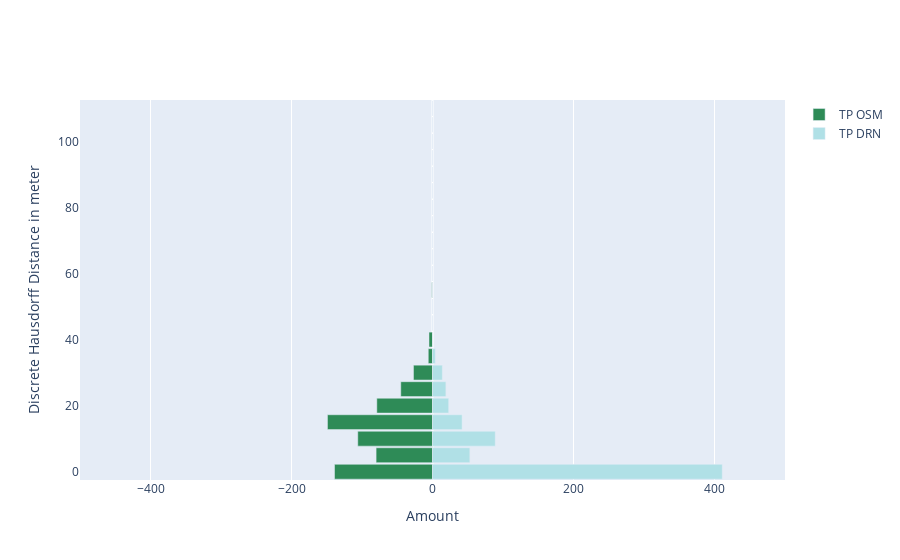
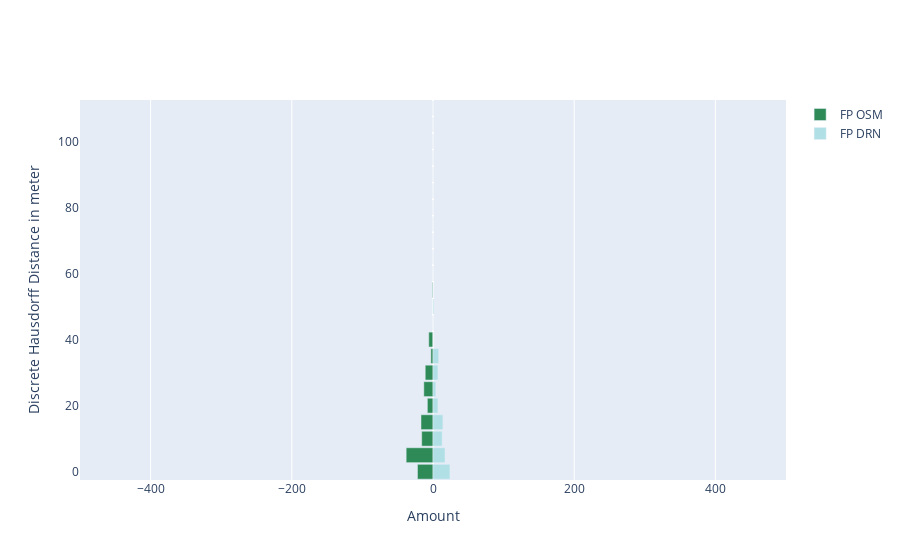
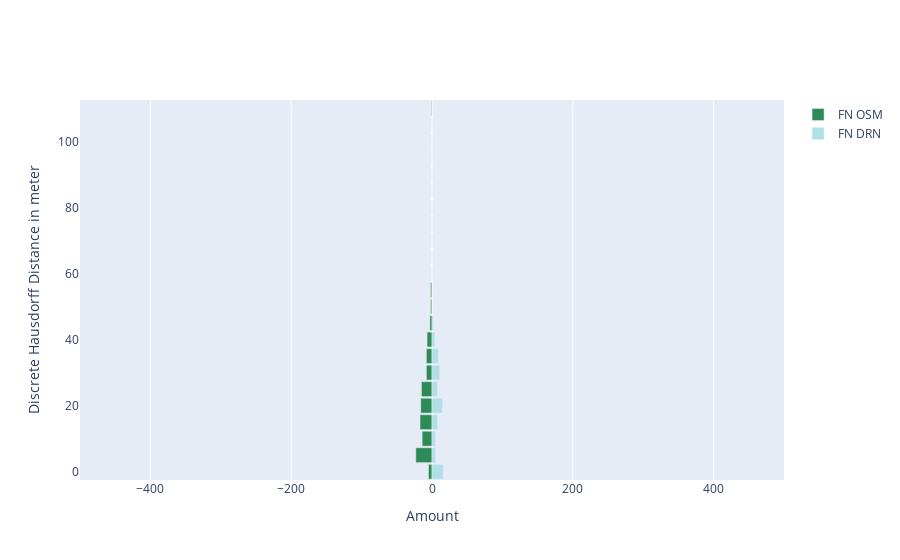

Here is the notebook cell these charts were saved with, in order:
### Code cell
from plotly.offline import init_notebook_mode, iplot
import plotly.graph_objs as go
import numpy as np

init_notebook_mode(connected=True)

steps = 5

def get_bins(distances, max_value):
    bins = []
    i = 0
    while i < max_value:
        i += steps
        bins.append(sum(1 for distance in distances if distance < i and distance >= (i - 5)))
    return bins
    
# Import DRN json file
f_drn = open('stats_drn.json')
stats_drn = json.load(f_drn)
tp_drn_stats = get_stats(stats_drn["tp_drn_distances"])
fp_drn_stats = get_stats(stats_drn["fp_drn_distances"])
fn_drn_stats = get_stats(stats_drn["fn_drn_distances"])

# Import OSM json file
f_osm = open('stats_osm.json')
stats_osm = json.load(f_osm)

max_value = max([
    max(stats_drn["tp_drn_distances"]),
    max(stats_drn["fp_drn_distances"]),
    max(stats_drn["fn_drn_distances"]),
    max(stats_osm["tp_osm_distances"]),
    max(stats_osm["fp_osm_distances"]),
    max(stats_osm["fn_osm_distances"])])

import math
max_value = math.ceil(max_value)

tp_drn_bins = get_bins(stats_drn["tp_drn_distances"], max_value)
fp_drn_bins = get_bins(stats_drn["fp_drn_distances"], max_value)
fn_drn_bins = get_bins(stats_drn["fn_drn_distances"], max_value)

tp_osm_bins = get_bins(stats_osm["tp_osm_distances"], max_value)
fp_osm_bins = get_bins(stats_osm["fp_osm_distances"], max_value)
fn_osm_bins = get_bins(stats_osm["fn_osm_distances"], max_value)

tp_osm_bins = [ -x for x in tp_osm_bins]
fp_osm_bins = [ -x for x in fp_osm_bins]
fn_osm_bins = [ -x for x in fn_osm_bins]

y = list(range(0, max_value, steps))

layout = go.Layout(yaxis=go.layout.YAxis(title='Discrete Hausdorff Distance in meter'),
                   xaxis=go.layout.XAxis(
                       range=[-500, 500],
                       title='Amount'),
                   barmode='overlay',
                   bargap=0.1)

data_tp = [
        go.Bar(y=y,
               x=tp_osm_bins,
               orientation='h',
               name='TP OSM',
               hoverinfo='text',
               marker=dict(color='seagreen')
               ),
        go.Bar(y=y,
               x=tp_drn_bins,
               orientation='h',
               name='TP DRN',
               hoverinfo='x',
               marker=dict(color='powderblue')
               )]

data_fp = [
        go.Bar(y=y,
               x=fp_osm_bins,
               orientation='h',
               name='FP OSM',
               hoverinfo='text',
               marker=dict(color='seagreen')
               ),
        go.Bar(y=y,
               x=fp_drn_bins,
               orientation='h',
               name='FP DRN',
               hoverinfo='x',
               marker=dict(color='powderblue')
               )]

data_fn = [
        go.Bar(y=y,
               x=fn_osm_bins,
               orientation='h',
               name='FN OSM',
               hoverinfo='text',
               marker=dict(color='seagreen')
               ),
        go.Bar(y=y,
               x=fn_drn_bins,
               orientation='h',
               name='FN DRN',
               hoverinfo='x',
               marker=dict(color='powderblue')
               )]

iplot(dict(data=data_tp, layout=layout))
iplot(dict(data=data_fp, layout=layout))
iplot(dict(data=data_fn, layout=layout))

### Figure 1 — Plotly figure (JSON) as saved in the notebook; plotly's stock layout.template omitted (floating-point values rounded to 4 significant figures)
{"data": [{"hoverinfo": "text", "marker": {"color": "seagreen"}, "name": "TP OSM", "orientation": "h", "type": "bar", "x": [-139, -80, -106, -149, -79, -45, -27, -6, -5, 0, 0, -1, 0, 0, 0, 0, 0, 0, 0, 0, 0, 0, 0], "y": [0, 5, 10, 15, 20, 25, 30, 35, 40, 45, 50, 55, 60, 65, 70, 75, 80, 85, 90, 95, 100, 105, 110]}, {"hoverinfo": "x", "marker": {"color": "powderblue"}, "name": "TP DRN", "orientation": "h", "type": "bar", "x": [411, 53, 89, 42, 23, 19, 14, 4, 0, 0, 0, 0, 0, 0, 0, 0, 0, 0, 0, 0, 0, 0, 0], "y": [0, 5, 10, 15, 20, 25, 30, 35, 40, 45, 50, 55, 60, 65, 70, 75, 80, 85, 90, 95, 100, 105, 110]}], "layout": {"bargap": 0.1, "barmode": "overlay", "xaxis": {"range": [-500, 500], "title": {"text": "Amount"}}, "yaxis": {"title": {"text": "Discrete Hausdorff Distance in meter"}}}}

### Figure 2 — Plotly figure (JSON) as saved in the notebook; plotly's stock layout.template omitted (floating-point values rounded to 4 significant figures)
{"data": [{"hoverinfo": "text", "marker": {"color": "seagreen"}, "name": "FP OSM", "orientation": "h", "type": "bar", "x": [-22, -38, -16, -17, -8, -13, -11, -3, -6, 0, 0, -1, 0, 0, 0, 0, 0, 0, 0, 0, 0, 0, 0], "y": [0, 5, 10, 15, 20, 25, 30, 35, 40, 45, 50, 55, 60, 65, 70, 75, 80, 85, 90, 95, 100, 105, 110]}, {"hoverinfo": "x", "marker": {"color": "powderblue"}, "name": "FP DRN", "orientation": "h", "type": "bar", "x": [24, 17, 13, 14, 7, 4, 7, 8, 0, 0, 1, 0, 0, 0, 0, 0, 0, 0, 0, 0, 0, 0, 0], "y": [0, 5, 10, 15, 20, 25, 30, 35, 40, 45, 50, 55, 60, 65, 70, 75, 80, 85, 90, 95, 100, 105, 110]}], "layout": {"bargap": 0.1, "barmode": "overlay", "xaxis": {"range": [-500, 500], "title": {"text": "Amount"}}, "yaxis": {"title": {"text": "Discrete Hausdorff Distance in meter"}}}}

### Figure 3 — Plotly figure (JSON) as saved in the notebook; plotly's stock layout.template omitted (floating-point values rounded to 4 significant figures)
{"data": [{"hoverinfo": "text", "marker": {"color": "seagreen"}, "name": "FN OSM", "orientation": "h", "type": "bar", "x": [-5, -23, -14, -17, -16, -15, -8, -8, -7, -3, -2, -2, 0, 0, 0, 0, 0, 0, 0, 0, 0, 0, -1], "y": [0, 5, 10, 15, 20, 25, 30, 35, 40, 45, 50, 55, 60, 65, 70, 75, 80, 85, 90, 95, 100, 105, 110]}, {"hoverinfo": "x", "marker": {"color": "powderblue"}, "name": "FN DRN", "orientation": "h", "type": "bar", "x": [16, 5, 5, 8, 15, 8, 11, 9, 4, 2, 0, 0, 0, 0, 0, 0, 0, 0, 0, 0, 0, 0, 0], "y": [0, 5, 10, 15, 20, 25, 30, 35, 40, 45, 50, 55, 60, 65, 70, 75, 80, 85, 90, 95, 100, 105, 110]}], "layout": {"bargap": 0.1, "barmode": "overlay", "xaxis": {"range": [-500, 500], "title": {"text": "Amount"}}, "yaxis": {"title": {"text": "Discrete Hausdorff Distance in meter"}}}}
